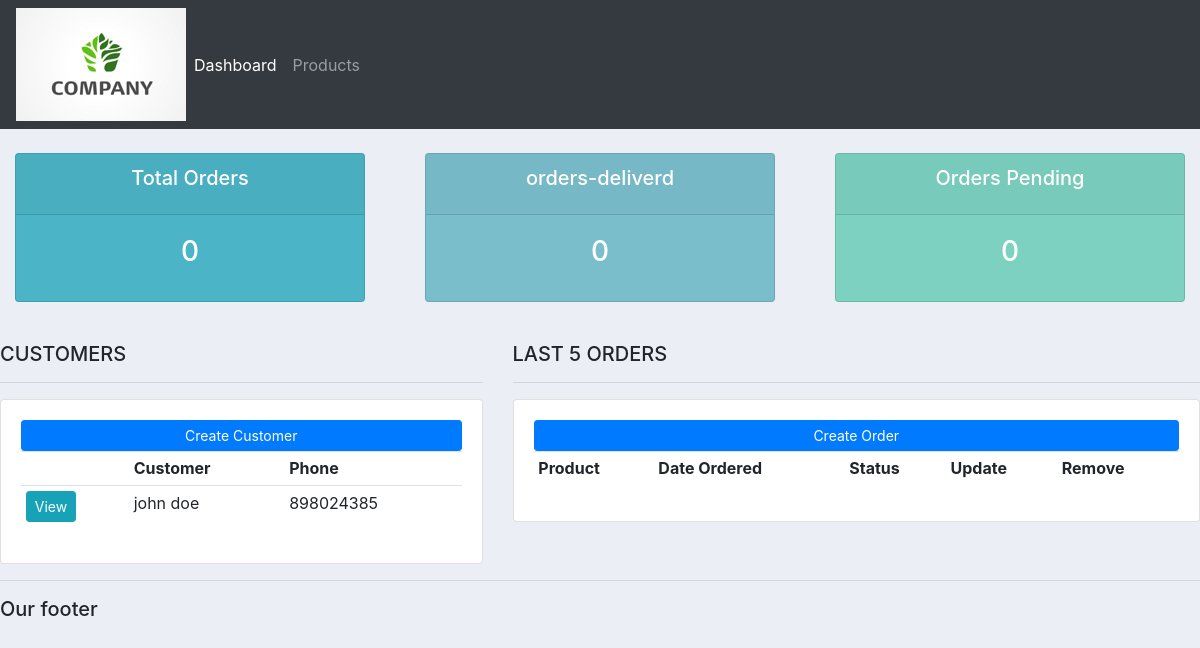
/, run on an earlier commit of the app's database.
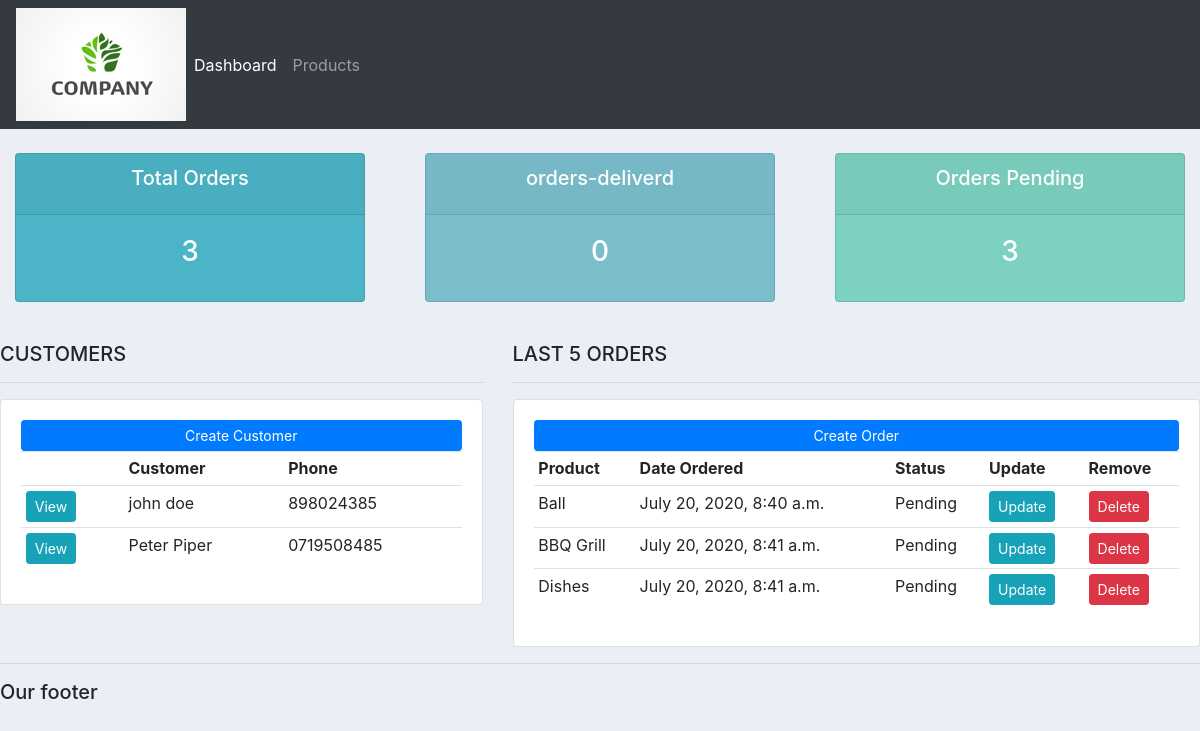
And on a later commit of the database.
### accounts/models.py (models this page shows, shortened)
class Customer(models.Model):
    name = models.CharField( max_length=50, null=True)
    phone = models.CharField( max_length=50, null=True)
    email = models.CharField( max_length=50, null =True)
    date_created = models.DateTimeField( auto_now_add=True, null=True)

class Order(models.Model):
    STATUS= (
        ('Pending', 'Pending'),
        ('Out for deliver', 'Out for deliver'),
        ('Delivered', 'Delivered'),
    )
    customer = models.ForeignKey(Customer, null=True, on_delete=models.CASCADE)
    product = models.ForeignKey(Product, null=True, on_delete=models.CASCADE)
    date_created = models.DateTimeField( auto_now_add=True, null=True)
    status = models.CharField( max_length=50, null=True, choices=STATUS)

class Product (models.Model):
    CATEGORY =(
        ('Indoor', 'Indoor'),
        ('Outdoor', 'Outdoor'),
    )
    name = models.CharField( max_length=50, null=True)
    price = models.FloatField( null=True)
    category = models.CharField( max_length=50, null=True, choices=CATEGORY)
    description = models.CharField( max_length=50, null=True , blank=True)
    date_created = models.DateTimeField( auto_now_add=True, null=True)
    tags = models.ManyToManyField(Tag)
    def __str__(self):
        return self.name

### accounts/views.py (the view)
# urls.py: path('', views.home , name = "home"),
def home(request):
    orders = Order.objects.all()
    customers = Customer.objects.all()
    total_customers = customers.count()
    total_orders = orders.count()
    delivered = orders.filter(status = 'Delivered').count()
    pending = orders.filter(status = 'Pending').count()
    context = {'orders':orders, 'customers':customers,'pending':pending, 'delivered':delivered, 'total_orders':total_orders, 'total_customers':total_customers}
    return render(request, 'accounts/dashboard.html', context)

### accounts/templates/accounts/dashboard.html
{% extends 'accounts/main.html' %}
{% block content%}
{% include 'accounts/status.html'%}
<br>
<div class="row">
    <div class="col-md-5">
        <h5>CUSTOMERS</h5>
        <hr>
        <div class="card card-body">
            <a href="" class="btn btn-primary btn-sm btn-block">Create Customer</a>
            <table class="table table-sm">
                <tr>
                    <th></th>
                    <th>Customer</th>
                    <th>Phone</th>
                </tr>
                {% for customer in customers  %}
                    <tr>
                        <td><a class="btn btn-sm btn-info" href="{% url 'customer' customer.id%} ">View</a></td>
                        <td>{{customer.name}}</td>
                        <td>{{customer.phone}}</td>
                    </tr>
                {% endfor %}
            </table>
        </div>
    </div>
    <div class="col-md-7">
        <h5>LAST 5 ORDERS</h5>
        <hr>
        <div class="card card-body">
            <a href="{% url  'create_order' %}" class="btn btn-primary btn-sm btn-block">Create Order</a>
            <table class="table table-sm">
                <tr>
                    <th>Product</th>
                    <th>Date Ordered</th>
                    <th>Status</th>
                    <th>Update</th>
                    <th>Remove</th>
                </tr>
                {% for order in orders %}
                    <tr>
                        <td>{{order.product}}</td>
                        <td>{{order.date_created}}</td>
                        <td>{{order.status}}</td>
                        <td><a class="btn btn-sm btn-info" href="{% url 'update_order' order.id %}">Update</a></td>
                        <td><a class="btn btn-sm btn-danger" href="{% url 'delete_order' order.id %}">Delete</a></td>
                    </tr>
                {% endfor %}
            </table>
        </div>
    </div>
</div>
{% endblock %}

What changed in the data, as far as the page shows it:
added Customer: name "Peter Piper", phone "0719508485"
added Order: product "Ball", date_created "July 20, 2020, 8:40 a.m.", status "Pending"
added Order: product "BBQ Grill", date_created "July 20, 2020, 8:41 a.m.", status "Pending"
added Order: product "Dishes", date_created "July 20, 2020, 8:41 a.m.", status "Pending"
Also different on the page:
{{ total_orders }}: "0" → "3"
{{ pending }}: "0" → "3"
